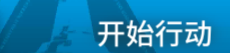
#> input picture img_tpl/tpl_ak_start_action_1.png, 230 x 53 px
$ python run_ak_prepared.py
#> lines starting #> are read from the running program, lines starting #| are printed output that depends on the picture
### auto_click/img_tools.py
#!/usr/bin/env python
# -*- coding: utf-8 -*-
# @Time : 2020/12/11 20:28
# @Author : ybkun
# @File : img_tools.py
# @Software: PyCharm

__all__ = ['Position', 'find_center']

import cv2
import numpy
from typing import Optional


class Position(object):
    __slots__ = ['x', 'y']

    def __init__(self, x, y):
        self.x = x
        self.y = y

    def get_pair(self):
        return self.x, self.y


def find_center(screen_file: str, img_template: numpy.ndarray) -> Optional[Position]:
    img_screen = cv2.imread(screen_file)
    tmp_height, tem_width = img_template.shape[:2]
    match_result = cv2.matchTemplate(img_screen, img_template, cv2.TM_CCOEFF_NORMED)
    min_val, max_val, min_loc, max_loc = cv2.minMaxLoc(match_result)
    if max_val < 0.98:
        return None
    return Position(max_loc[0] + tem_width / 2, max_loc[1] + tmp_height / 2)

### log_utils.py
#!/usr/bin/env python
# -*- coding: utf-8 -*-
# @Time : 2020/12/11 22:06
# @Author : ybkun
# @File : log_utils.py
# @Software: PyCharm

import sys
import logging
from logging.handlers import TimedRotatingFileHandler


def get_logger(name: str, level: int = logging.DEBUG) -> logging.Logger:
    logger = logging.getLogger(name)
    formatter = logging.Formatter("%(asctime)s - %(levelname)s - %(message)s")
    stream_handler = logging.StreamHandler(sys.stdout)
    stream_handler.setFormatter(formatter)
    stream_handler.setLevel(level)
    file_handler = TimedRotatingFileHandler(name + ".log", when='d', interval=1, backupCount=7, encoding='utf-8')
    file_handler.setFormatter(formatter)
    file_handler.setLevel(level)
    logger.addHandler(file_handler)
    logger.addHandler(stream_handler)
    logger.setLevel(level)
    return logger

### auto_click/adb_tools.py
#!/usr/bin/env python
# -*- coding: utf-8 -*-
# @Time : 2020/12/11 20:22
# @Author : ybkun
# @File : adb_tools.py
# @Software: PyCharm

__all__ = ['take_screenshot', 'pull_file', 'push_file', 'click']

import os
from .config import adb_exe

__adb_executable = adb_exe


def take_screenshot(out_file: str):
    os.system(f"{__adb_executable} shell screencap -p /data/screenshot.png")
    os.system(f"{__adb_executable} pull /data/screenshot.png {out_file}")


def pull_file(src_file: str, out_file: str):
    os.system(f"{__adb_executable} pull {src_file} {out_file}")


def push_file(outer_file: str, inner_file: str):
    os.system(f"{__adb_executable} push {outer_file} {inner_file}")


# [5 lines left out: function click, not called in this run]

### run_ak_prepared.py
#!/usr/bin/env python
# -*- coding: utf-8 -*-
# @Time : 2020/12/11 21:13
# @Author : ybkun
# @File : run_ak_prepared.py
# @Software: PyCharm

"""
预先准备好要刷的图
然后开始执行
"""

import os
import cv2
import numpy
import time
from log_utils import get_logger
from auto_click.adb_tools import *
from auto_click.img_tools import *

cur_dir = os.path.dirname(os.path.abspath(__file__))
img_tpl_dir = os.path.join(cur_dir, "img_tpl")

img_action_1 = cv2.imread(os.path.join(img_tpl_dir, "tpl_ak_start_action_1.png"))
#> img_action_1 is the input picture: shape (53, 230, 3); mean B, G, R 176.6, 128.7, 24.1
img_action_2 = cv2.imread(os.path.join(img_tpl_dir, "tpl_ak_start_action_2.png"))
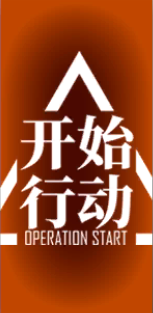
#> input picture img_tpl/tpl_ak_start_action_2.png, 153 x 313 px
#> img_action_2 is the input picture: shape (313, 153, 3); mean B, G, R 42, 78.9, 160.4
img_acting = cv2.imread(os.path.join(img_tpl_dir, "tpl_ak_take_over.png"))
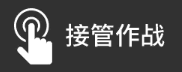
#> input picture img_tpl/tpl_ak_take_over.png, 182 x 72 px
#> img_acting is the input picture: shape (72, 182, 3); min 40, max 255, mean 79.4
img_finished = cv2.imread(os.path.join(img_tpl_dir, "tpl_ak_reliability_up.png"))
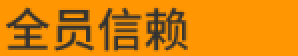
#> input picture img_tpl/tpl_ak_reliability_up.png, 149 x 28 px (shown 2 times larger)
#> img_finished is the input picture: shape (28, 149, 3); mean B, G, R 10.4, 132.5, 219
img_recover_page_medicine = cv2.imread(os.path.join(img_tpl_dir, "tpl_ak_recover_page_medicine.png"))
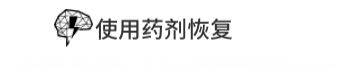
#> input picture img_tpl/tpl_ak_recover_page_medicine.png, 339 x 66 px
#> img_recover_page_medicine is the input picture: shape (66, 339, 3); mean B, G, R 240.3, 240.3, 240.3
img_recover_page_confirm = cv2.imread(os.path.join(img_tpl_dir, "tpl_ak_recover_page_confirm.png"))
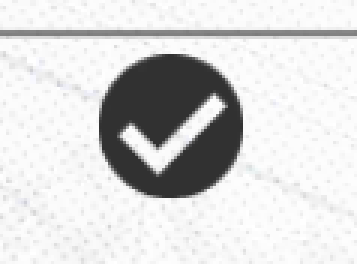
#> input picture img_tpl/tpl_ak_recover_page_confirm.png, 119 x 88 px (shown 3 times larger)
#> img_recover_page_confirm is the input picture: shape (88, 119, 3); mean B, G, R 215.3, 215.2, 215.2

__screenshot_file = "screen.png"

logger = get_logger("run_ak_prepared")


def save_screenshot():
    take_screenshot(__screenshot_file)


def wait(second):
    time.sleep(second)


def get_position_pair(img_template: numpy.ndarray):
    save_screenshot()
    position = find_center(__screenshot_file, img_template)
    if not position:
        logger.error("图像不匹配，异常终止")
        exit(1)
    return position.get_pair()


def try_action_1():
    click(get_position_pair(img_action_1))
    wait(2)


def try_action_2():
    click(get_position_pair(img_action_2))


def try_end():
    click(get_position_pair(img_finished))


def is_acting() -> bool:
    save_screenshot()
    if find_center(__screenshot_file, img_acting):
        return True
    return False


def is_medicine_page() -> bool:
    """
    是否出现理智恢复页面
    限制使用合剂
    """
    save_screenshot()
    if find_center(__screenshot_file, img_recover_page_medicine):
        return True
    return False


def try_take_medicine():
    click(get_position_pair(img_recover_page_confirm))
    wait(2)


class RestMedicineCounter(object):
    __slots__ = ['value']

    def __init__(self, max_count: int = 3):
        self.value = max_count

    def sub(self):
        if self.value > 0:
            self.value -= 1

    def ok(self) -> bool:
        return self.value != 0

    def __repr__(self):
        return f"<RestMedicineCounter value={self.value}>"

    def __str__(self):
        return self.__repr__()


def run_one_round(main_wait_second: int, rest_medicine_counter: RestMedicineCounter = RestMedicineCounter(-1)):
    """
    刷一轮
    :param main_wait_second: 作战时常
    :param rest_medicine_counter: 剩余可用理智提升次数，小于0则不限制
    """
    try_action_1()
    if is_medicine_page():
        if rest_medicine_counter.ok():
            rest_medicine_counter.sub()
            try_take_medicine()
            logger.info(f"已使用合剂恢复理智，剩余{rest_medicine_counter.value}次")
            try_action_1()
        else:
            logger.warning(f"剩余理智恢复次数={rest_medicine_counter.value}，退出")
            exit(1)
    logger.info("已进入行动配置页")
    try_action_2()
    logger.info("开始行动")
    wait(main_wait_second)
    while is_acting():
        wait(10)
    logger.info("行动已结束")
    wait(3)
    try_end()
    logger.info("已返回地图")


def run(main_wait_second: int = 3 * 60, max_round: int = 100, rest_medicine_count: int = 0):
    """
    循环刷
    :param main_wait_second: 作战时常
    :param max_round: 最多刷几轮
    :param rest_medicine_count: 最多使用几次合剂
    """
    count = 0
    rest_medicine_counter = RestMedicineCounter(rest_medicine_count)
    while count < max_round + 1:
        count += 1
        logger.info(f"round {count} start")
        run_one_round(main_wait_second, rest_medicine_counter)
        logger.info(f"round {count} end")
        wait(5)
    logger.info(f"完成预定的{max_round}轮操作，正常终止")


if __name__ == '__main__':
#> (the run stopped early here; a loop or call above may not have finished)
